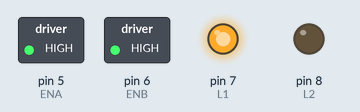
The sketch below on a simulated Arduino Uno, built with avr-gcc and run on an emulated ATmega328P. Shown: switched loads named in the sketch (green lamp = pin HIGH), output pins drawn as LEDs (lit = HIGH). Pins used as bus, display or sensor lines are not drawn.

Above: at 0.1 s.
At 1.1 s:
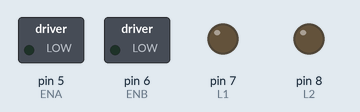
Timing chart, 0 to 2.6 s (numbered marks = the images above):
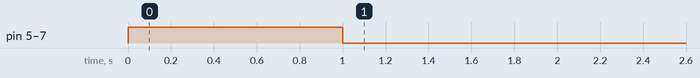

The sketch:

fspMotorTest_L298.ino
```cpp
const int L2 = 8;
const int L1 = 7;
const int R1 = 10;
const int R2 = 11;
const int ENA = 5;
const int ENB = 6;


void setup()
{

	Serial.begin(9600);

	pinMode(L1, OUTPUT);
	pinMode(L2, OUTPUT);
	pinMode(R1, OUTPUT);
	pinMode(R2, OUTPUT);
	pinMode(ENA, OUTPUT);
	pinMode(ENB, OUTPUT);

	digitalWrite(L1, HIGH);
	digitalWrite(L2, LOW);
	digitalWrite(R1, LOW);
	digitalWrite(R2, HIGH);

	analogWrite(ENA, 255);
	analogWrite(ENB, 255);

	delay(1000);

	digitalWrite(L1, LOW);
	digitalWrite(L2, LOW);
	digitalWrite(R1, LOW);
	digitalWrite(R2, LOW);

	analogWrite(ENA, 0);
	analogWrite(ENB, 0);

}

void loop()
{

}
```
